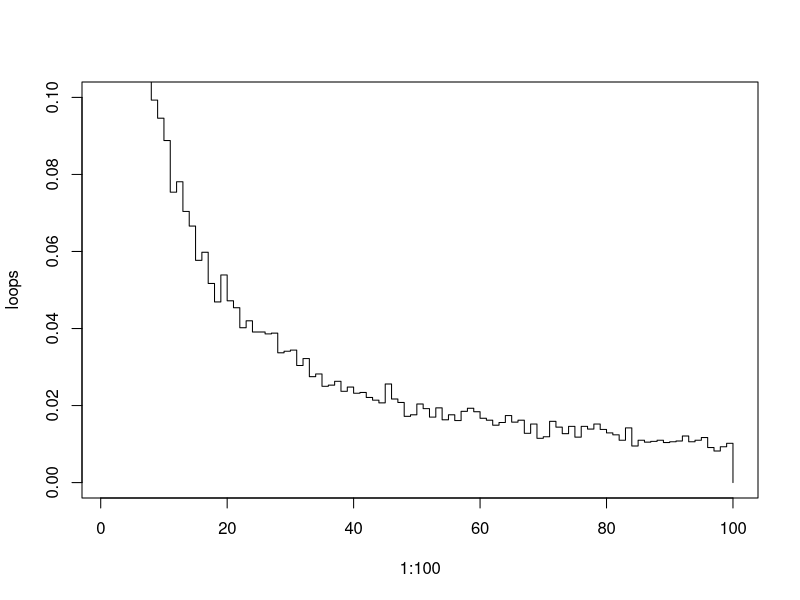

The R script that drew this image:
#,,Yeshwanth Zagabathuni s2319494
#https://github.com/jackclennon/statsProgrammingAssignment2/ 
#Contributions:  
start.time <- Sys.time()      
#The Prisioners problem is carried out as follows:

#The p() function does the simulation of the events based on the strategy of choosing
#We may loop over it 'nreps' number if times
p <- function(n, k, strategy, shuffledboxes) {  
#Strategies 1 and 2 are quite similar compared to Strategy 3 and hence, we deal them in this block
#Strategy 3 is dealt at the else block
  if (strategy < 3) {  
    if (strategy==1) {        #As Strategy 1 says, we start with the Box with the Prisoner's number on it
      box_to_open <- shuffledboxes[k] #Thus, shuffledboxes[k]
    } else if (strategy==2) { #As Strategy 2 says, we need to start with a random numbered box 
      box_to_open <- shuffledboxes[sample(1:(2*n), 1)] #Thus we use sample() to generate a random Prison number
    }
    attempts <- 0             #attempts is initialized to 0 and will be incremented on each term
    
    #Now we simulate the Prisoner checking boxes for atmost 'n' attempts using the while() loop  
    #The loop terminates if box_to_open= k or in simple terms when the the box contains the card with the Prioner's number(k) 
    while (box_to_open != k) {
      if (attempts == n) {    #If attempts=n, the Prisoner ran out of attempts 
        return(0)             #Thus we return 0 
      }
      box_to_open <- shuffledboxes[box_to_open] #
      attempts <- attempts + 1                  #'attempts' is incremented by 1 and is an indication of "1 turn completed"
    }
    return(1)
  } else {           #Strategy 3 is to open 'n' random boxes and check them one by one
    choices <- shuffledboxes[sample(1:(2*n))][1:n]  #Randomly picking 'n' boxes is simulated using sample()
    for (box_to_open in choices) {                  #Every box is checked by the prisoner and this is simulated using for() loop
      if (box_to_open == k) {                       #If he Prisoner found his number in any of those boxes, it is a success
        return(1)                                   #And thus, 1 is returned
      }
    }
  }
  0      #If we reached this line, then that means that the Prisoner couldn't find his number in 'n' attempts
         #Thus, we return 0
}
pone <- function(n, k, strategy, nreps=10000) { 
#The pone() function estimates the probability of each prisioner finding his number.
#The parameters are: 
# 'n' - the maximum number of attempts a Prisoner gets to find his number                                                                   
# 'k' - The Prisoner's Number                                                                
#'strategy' - which is either 1 or 2 or 3                                                                 
#'nreps' - The number of simulations to run to estimate Probability (ideally 10000)
#And also note that '2n' refers to the number of Prisons 
  
  N <- 2*n          #We assign the value 2*n to the variable 'N' for easier understandability as we code further
  prisoners <- 1:N  #The 'prisioners' vector is assigned with the Prison numbers from 1 to 'N'
  nSuccesses <- 0   #The 'nSuccesses' variable counts the number of successes in a simulation that is done 'nreps' number of times.
                    #This variable is initialized to 0
#Now we run our simulation 'nreps' number of times using the p() function
#Based on the outcome of each simulation, either 1 or 0 will be added to nSuccesses
#If 1 is returned by p(), that means the Prisoner found his number inside 'n' attempts
#If 0 is returned by p(), that means the Prisoner did not find his number inside 'n' attempts
  for (rep in 1:nreps) {  
    shuffledboxes <- sample(prisoners)  #The numbers in the 'prisoners' vector are re-arranged in random order and assigned to 'shuffledboxes' 
    nSuccesses <- nSuccesses+p(n, k, strategy, shuffledboxes) #Now the p() function does the simulation and returns 0 or 1 as discussed above 
  }
  nSuccesses/nreps  #After 'nreps' number of simulations, we now know how many times the Prisoner 'k' suceeded 
                    #Hence the Probability is computed as: Number of Successes/ Total Number of Simulations 
}


pall <- function(n, strategy, nreps=10000) {
#The pall() function estimates the probability of all prisoners going free
#It takes 3 parameters:
# 'n' - the maximum number of attempts a Prisoner gets to find his number  
#'strategy' - which is either 1 or 2 or 3
#'nreps' - The number of simulations to run to estimate Probability (ideally 10000)

  N <- 2*n            #We assign the value 2*n to the variable 'N' for easier understandability 
  prisoners <- c(1:N) #The 'prisioners' vector is assigned with the Prison numbers from 1 to 'N'
  nSuccesses <- 0     #The 'nSuccesses' variable counts the number of successes in a simulation that is done 'nreps' number of times.
                      #This variable is initialized to 0
  
  for (rep in 1:nreps) {
    shuffle<-sample(1:N)  #The numbers in the 'prisoners' vector are re-arranged in random order and assigned to 'shuffled' 
    tally<-lapply(prisoners,function(x) p(n,x,strategy,shuffle))
    if (sum(unlist(tally))==N){
      nSuccesses<-nSuccesses+1  #If all Prisoners suceed in finding their number, it is a success
                                #Thus 'nSuccesses' is incremented by 1
    }
  }
  nSuccesses/nreps  #After 'nreps' number of simulations, we now know how many times all Prioners succeeded 
                    #Hence the Probability is computed as: Number of Successes/ Total Number of Simulations 
}

#Our next step would be call the pone() function on all 3 strategies and for given values of 'n'
#n=5, k=1 and strategy = i (i=1,2,3)
#Next we do the same with n=50
#n=50, k=1 and strategy = i (i=1,2,3)
#The 6 results obtained are better illustrated in a matrix where each row represents results of ith strategy 
#The first column is the set of results for n=5 while the second is for n=50                 
PoneExample<-matrix(c(pone(5, 1, 1), pone(5, 1, 2), pone(5, 1, 3), pone(50, 1, 1), pone(50, 1, 2), pone(50, 1, 3)), 3, 2)
colnames(PoneExample)<-c("n=5","n=50")
rownames(PoneExample)<-c("Strategy1","Strategy2","Strategy3")

#Our next step would be call the pall() function on all 3 strategies and for given values of 'n'
#n=5, k=1 and strategy = i (i=1,2,3)
#Next we do the same with n=50
#n=50, k=1 and strategy = i (i=1,2,3)
#The 6 results obtained are illustrated in the matrix just like how we did for pone() 
#Once again, each row represents results of ith strategy 
#The first column is the set of results for n=5 while the second is for n=50         
PallExample<-matrix(c(pall(5, 1), pall(5, 2), pall(5, 3), pall(50, 1), pall(50, 2), pall(50, 3)), 3, 2)
colnames(PallExample)<-c("n=5","n=50")
rownames(PallExample)<-c("Strategy1","Strategy2","Strategy3")
print(PoneExample)     #This line prints the PoneExample matrix
print(PallExample)     #This line prints the PallExample matrix

dloop <- function(n, nreps=10000) { #Now we write the dloop() function to estimate the probability of each loop from 1 to 2n
                                    #occuring atleast once in a random shuffling of cards to boxes
  N <- 2*n               
  prisoners <- c(1:N)
  loops <- rep(0, N)
  for (rep in 1:nreps) {
    shuffle<-sample(1:N)
    tally<-lapply(prisoners,function(x) d(n,x,shuffle))
    tally <- unique(tally)
    for (t in tally) {
      loops[t] <- loops[t] + 1
    }
  }
  loops <- loops/nreps  
  #Here we apply the law of probability p(c)=1-p(c')
  #c = "probability of each loop from 1 to 2n occuring atleast once in a random shuffling of cards to boxes"
  #c' = "probability of each loop from 1 to 2n not occuring in a random shuffling of cards to boxes"
  #Thus we print, '1-sum(loops[n:N])'
  print(1-sum(loops[n:N]))
  plot(1:100, loops, ylim=c(0,0.1),type='s')
}

d <- function(n, k, shuffledboxes) {
  box_to_open <- shuffledboxes[k]
  attempts <- 0
  while (box_to_open != k) {
    box_to_open <- shuffledboxes[box_to_open]
    attempts <- attempts + 1
  }
  return(attempts)
}

dloop(50)

end.time <- Sys.time()
time.taken <- round(end.time - start.time,2)
time.taken
